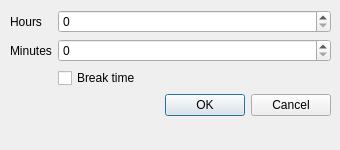
<?xml version="1.0" encoding="UTF-8"?>
<ui version="4.0">
 <class>setTime</class>
 <widget class="QDialog" name="setTime">
  <property name="geometry">
   <rect>
    <x>0</x>
    <y>0</y>
    <width>340</width>
    <height>150</height>
   </rect>
  </property>
  <property name="windowTitle">
   <string>Configure Time</string>
  </property>
  <widget class="QWidget" name="formLayoutWidget">
   <property name="geometry">
    <rect>
     <x>10</x>
     <y>10</y>
     <width>321</width>
     <height>121</height>
    </rect>
   </property>
   <layout class="QFormLayout" name="formLayout">
    <item row="1" column="0">
     <widget class="QLabel" name="hoursLabel">
      <property name="text">
       <string>Hours</string>
      </property>
     </widget>
    </item>
    <item row="2" column="0">
     <widget class="QLabel" name="minutesLabel">
      <property name="text">
       <string>Minutes</string>
      </property>
     </widget>
    </item>
    <item row="1" column="1">
     <widget class="QSpinBox" name="hoursInput"/>
    </item>
    <item row="2" column="1">
     <widget class="QSpinBox" name="minutesInput"/>
    </item>
    <item row="4" column="1">
     <widget class="QDialogButtonBox" name="ConfirmButton">
      <property name="standardButtons">
       <set>QDialogButtonBox::Cancel|QDialogButtonBox::Ok</set>
      </property>
     </widget>
    </item>
    <item row="3" column="1">
     <widget class="QCheckBox" name="isBreakTime">
      <property name="text">
       <string>Break time</string>
      </property>
     </widget>
    </item>
   </layout>
  </widget>
 </widget>
 <resources/>
 <connections/>
</ui>
